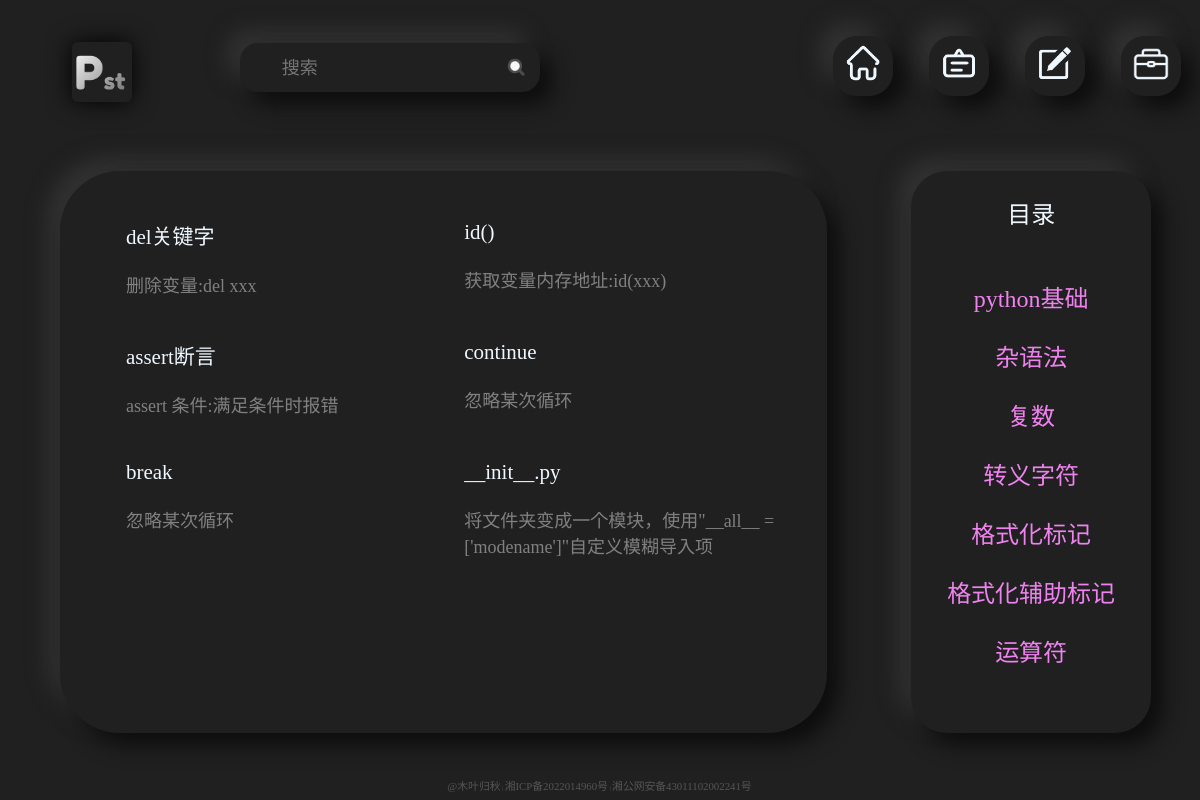
The app's page /app_1/2 with its own data.
### app_1/models.py (models this page shows, shortened)
class Contents(models.Model):
    headline = models.ForeignKey(Titles, on_delete=models.CASCADE, verbose_name='所属标题')
    name = models.CharField(max_length=20)
    content = models.CharField(max_length=60)
    class Meta:
        verbose_name = '内容'
        verbose_name_plural = '内容'

class Titles(models.Model):
    id = models.IntegerField(primary_key=True)
    title = models.CharField(max_length=20)
    class Meta:
        verbose_name = '目录'
        verbose_name_plural = '目录'

### app_1/views.py (the view)
# urls.py: path('app_1/', include('app_1.urls')),
def app_1(request, id):
    titles = Titles.objects.all()
    content_list = Contents.objects.filter(headline__id=id)
    return render(request, 'app_1.html', locals())

### templates/app_1.html (shortened to what this page needs)
{% extends "base.html" %}
{% block static %}
    {% load static %}
    <link rel="stylesheet" href="{% static "app_1/app_1.css" %}">
{% endblock %}
{% block body %}
    <div class="app_1_warp">
        <div class="left">
            <div class="content">
                <div class="dodo">
                    {% for it in content_list%}
                        <div>
                        <p class="name">{{ it.name }}</p>
                        <p>{{ it.content }}</p>
                        </div>
                {% endfor %}
                </div>
            </div>
        </div>
        <div class="right">
            <p>目录</p>
            <div class="catalog">
                {% for it in titles %}
                    <p><a href="{% url 'app_1' it.id %}">{{ it.title }}</a></p>
                {% endfor %}
            </div>
        </div>
    </div>
{% endblock %}

### publicStatic/base.css (style rules this page uses)
html { font-size: 10px; font-family: 微软雅黑; }
body { background-color: #202020; padding: 0; margin: 0; }

### publicStatic/app_1/app_1.css (style rules this page uses)
.app_1_warp { width: 100%; height: 80%; top: 15%; left: 0; position: absolute; }
.left { width: 64%; height: 88%; left: 5%; top: 8%; position: absolute; }
.content { width: 100%; height: 100%; top: 0; position: absolute; border-radius: 10rem; box-shadow: 2rem 2rem 3.5rem #0d0d0d, -2rem -2rem 3.5rem #333333; }
.dodo { width: 90%; height: 90%; left: 5%; top: 5%; position: absolute; overflow-y: scroll; }
.dodo div { width: 45%; height: 20rem; margin-left: 4%; float: left; }
.dodo p { font-size: 3rem; color: gray; }
.dodo .name { color: aliceblue; font-size: 3.5rem; }
.right { width: 20%; height: 88%; background-color: #202020; right: 4%; top: 8%; position: absolute; border-radius: 6rem; box-shadow: 2rem 2rem 3.5rem #0d0d0d, -2rem -2rem 3.5rem #333333; }
.right p { text-align: center; font-size: 4rem; color: aliceblue; }
.catalog { height: 75%; width: 80%; left: 10%; bottom: 10%; position: absolute; overflow-y: scroll; overflow-x: hidden; }
.catalog a { text-decoration: none; color: violet; }

### records on screen
Contents: name "del关键字", content "删除变量:del xxx"
Contents: name "id()", content "获取变量内存地址:id(xxx)"
Contents: name "assert断言", content "assert 条件:满足条件时报错"
Contents: name "continue", content "忽略某次循环"
Contents: name "break", content "忽略某次循环"
Contents: name "__init__.py", content "将文件夹变成一个模块，使用\"__all__ = ['modename']\"自定义模糊导入项"
Titles: title "python基础"
Titles: title "杂语法"
Titles: title "复数"
Titles: title "转义字符"
Titles: title "格式化标记"
Titles: title "格式化辅助标记"
Titles: title "运算符"
